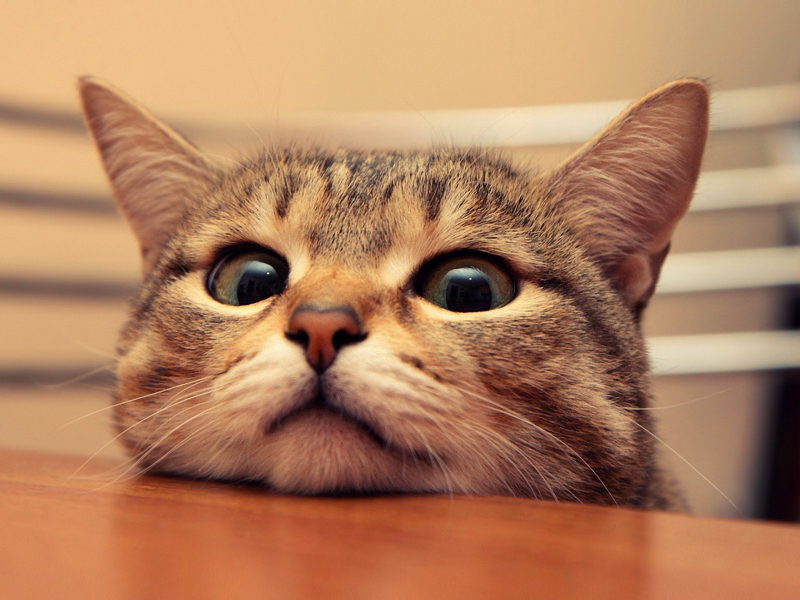
//> input picture opencv_project/cat.jpg, 1600 x 1200 px, given in place of the camera (shown at 1/2 size)
$ ./main   (built with g++ and OpenCV 4)
//> lines starting //> are read from the running program, lines starting //| are printed output that depends on the picture; after the words box and inside, x2 and y2 are one past the last pixel; in counts of white or black regions, pixels touching at a corner belong together; pictures that were not available may be replaced by others from this repository, and a replacement may not be noted
#include <iostream>
#include <opencv2/opencv.hpp>
using namespace std;
using namespace cv;

Mat cameraFrame_orig, cameraFrame_canny, cameraFrame_dst;
Mat vedioFrame;
int slider_value = 0;
int slider_max = 100;
double a = 1, b = 0;

void on_trackbar(int value, void* userData) {
	a = 1.0 - b;
	b = (double)slider_value / 100.0;
}

int main() {
	namedWindow("Demo", 1);

	//VideoCapture cap(0); // open the default camera
	VideoCapture camera(1);  // second camera
	VideoCapture vedio("eat_lemon.mp4");  // load from video
	if (!camera.isOpened() || !vedio.isOpened()) {
		cout << "cannot open camera or vedio" << endl;
		return -1;
	}

	createTrackbar("Canny", "Demo", &slider_value, slider_max, on_trackbar);
//> slider 'Canny' is set to 33
	on_trackbar(slider_value, 0);

	while (true) {
		camera >> cameraFrame_orig;
//> cameraFrame_orig is the input picture: 1200 rows x 1600 cols, CV_8UC3; mean B, G, R 94.2, 127.8, 176.9
		vedio >> vedioFrame;
		if (vedioFrame.empty()) break;
		int camera_cols = cameraFrame_orig.cols / 4;
//> camera_cols = 400
		int camera_rows = cameraFrame_orig.rows / 4;
//> camera_rows = 300
		int x = vedioFrame.cols - camera_cols - 1;
//> x = 1199
		resize(cameraFrame_orig, cameraFrame_orig, Size(camera_cols, camera_rows));
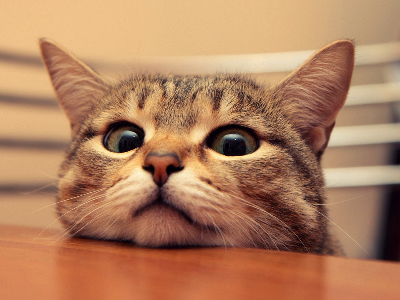
//> cameraFrame_orig: 300 rows x 400 cols, CV_8UC3; mean B, G, R 94.3, 127.9, 177.1
		//blur(cameraFrame_orig, cameraFrame_canny, Size(1, 1));
		Canny(cameraFrame_orig, cameraFrame_canny, 50, 150, 3);
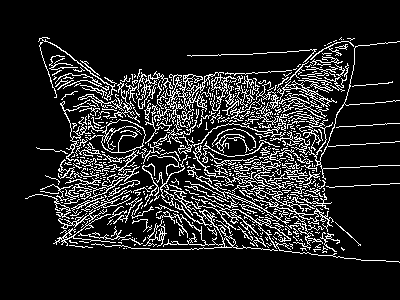
//> cameraFrame_canny: 300 rows x 400 cols, CV_8UC1; 13.4% white in thin lines or dots, all inside (x1, y1, x2, y2) = (25, 37, 400, 263)
		Mat imgROI = vedioFrame(Rect(x, 0, camera_cols, camera_rows));
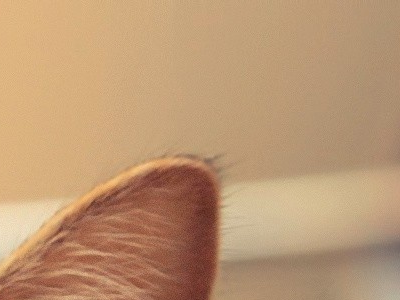
//> imgROI: 300 rows x 400 cols, CV_8UC3; mean B, G, R 115.4, 151.3, 188.4
		rectangle(vedioFrame, Point(x, 0), Point(vedioFrame.cols - 1, camera_rows - 1), Scalar(0, 0, 0), CV_FILLED);
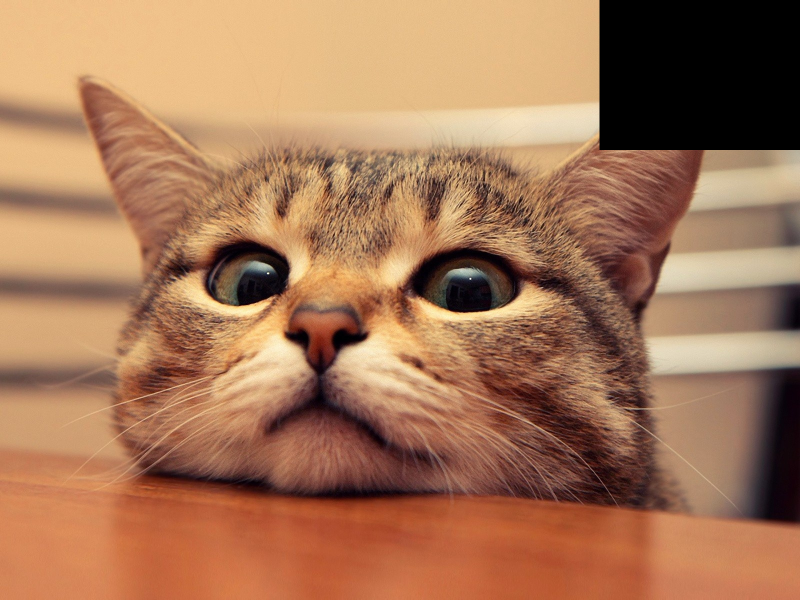
//> vedioFrame: 1200 rows x 1600 cols, CV_8UC3 (shown at 1/2 size); 6.27% of pixels changed, all inside (x1, y1, x2, y2) = (1199, 0, 1600, 300)

		cvtColor(cameraFrame_canny, cameraFrame_canny, CV_GRAY2RGB);
		addWeighted(cameraFrame_orig, a, cameraFrame_canny, b, 0, cameraFrame_dst);
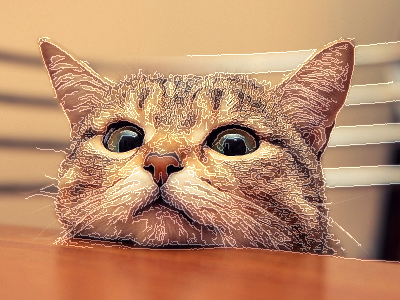
//> cameraFrame_dst: 300 rows x 400 cols, CV_8UC3; mean B, G, R 105.6, 138.9, 186.9
		addWeighted(imgROI, 1, cameraFrame_dst, 1, 0, imgROI);
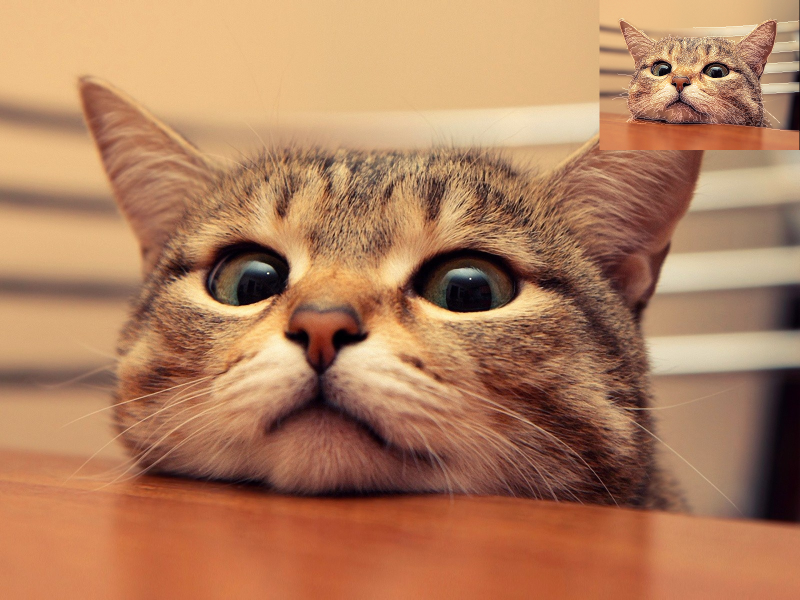
//> vedioFrame: 1200 rows x 1600 cols, CV_8UC3 (shown at 1/2 size); 6.25% of pixels changed, all inside (x1, y1, x2, y2) = (1199, 0, 1599, 300)
		//imshow("destination", cameraFrame_dst);
		imshow("Demo", vedioFrame);
		waitKey(33);
	}

	waitKey(0);
	return 0;
}
